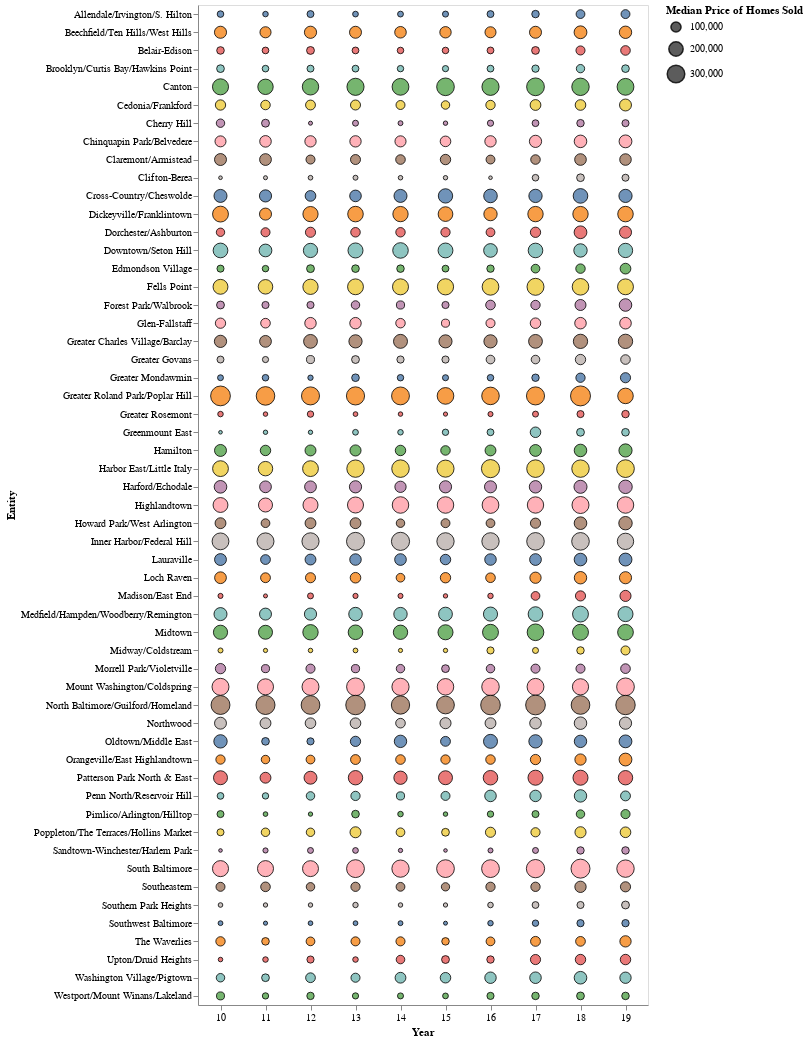

Here is the notebook cell this chart was saved with:
### Code cell
alt.Chart(df_long).mark_circle(
    opacity=0.8,
    stroke='black',
    strokeWidth=1
).encode(
    alt.X('Year:O', axis=alt.Axis(labelAngle=0)),
    alt.Y('Entity:N'),
    alt.Size('Price:Q',
        scale=alt.Scale(range=[0, 400]),
        legend=alt.Legend(title='Median Price of Homes Sold')
    ),
    alt.Color('Entity:N', legend=None)
).properties(
    width=450,
    height=1000
)

### Figure 1 — Vega-Lite specification as saved in the notebook (floating-point values rounded to 4 significant figures; data arrays with more than 128 entries replaced by an {"elided": "..."} marker saying what was removed)
{"config": {"view": {"continuousWidth": 400, "continuousHeight": 300}}, "data": {"name": "data-17492c986f9bd6bbc14464d11d6ad006"}, "mark": {"type": "circle", "opacity": 0.8, "stroke": "black", "strokeWidth": 1}, "encoding": {"color": {"type": "nominal", "field": "Entity", "legend": null}, "size": {"type": "quantitative", "field": "Price", "legend": {"title": "Median Price of Homes Sold"}, "scale": {"range": [0, 400]}}, "x": {"type": "ordinal", "axis": {"labelAngle": 0}, "field": "Year"}, "y": {"type": "nominal", "field": "Entity"}}, "height": 1000, "width": 450, "$schema": "https://vega.github.io/schema/vega-lite/v4.8.1.json", "datasets": {"data-17492c986f9bd6bbc14464d11d6ad006": {"elided": "550 records"}}}
